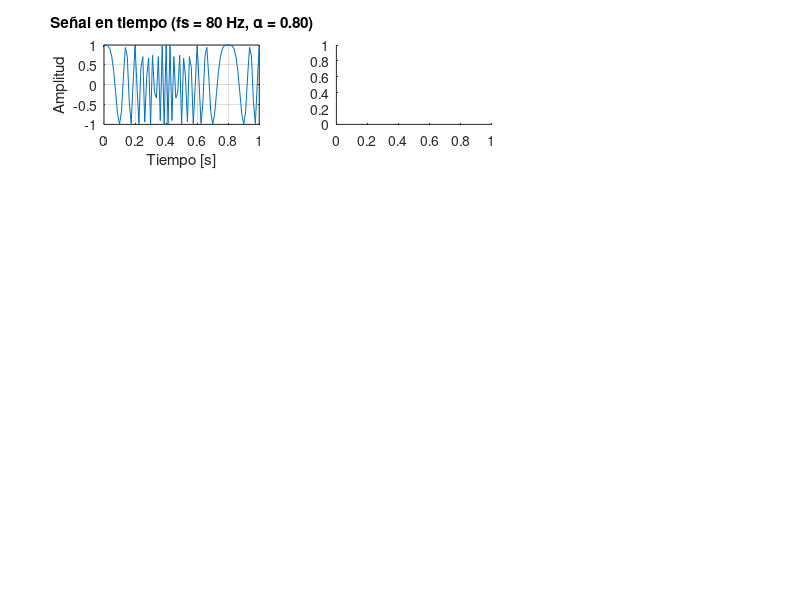

The MATLAB script that drew this image: (Note: this script raises an error after producing the figure.)
%PS Andrés Agustín Cesana
clc;
close all;
clear;

% Parámetros del chirp
f1 = 0;       
f2 = 100;     
tiempo = 1;   

% Valores de frecuencia de muestreo a probar
fs_values = [80 150 300 600]; 

figure;

for i = 1:length(fs_values)
    fs = fs_values(i);
    t = 0:1/fs:tiempo;
    
    % Chirp lineal
    x = chirp(t,f1,tiempo,f2,'linear');
    
    % Calculo del oversampling factor
    K = f2/tiempo;     
    BW = K*tiempo;     
    alfa = fs/BW;      
    
    % --- Subplot señal en el tiempo ---
    subplot(length(fs_values),3,3*i-2);
    plot(t,x);
    title(sprintf('Señal en tiempo (fs = %d Hz, \\alpha = %.2f)',fs,alfa));
    xlabel('Tiempo [s]');
    ylabel('Amplitud');
    axis([0 tiempo -1 1]);
    grid on;
    
    % --- Subplot espectrograma ---
    subplot(length(fs_values),3,3*i-1);
    win = min(128,length(x));
    noverlap = max(0,floor(win*0.9));
    nfft = max(128,2^nextpow2(win));
    spectrogram(x,win,noverlap,nfft,fs,'yaxis');
    title(sprintf('Espectrograma (fs = %d Hz)',fs));
    
    % --- Subplot respuesta en frecuencia (FFT) ---
    N = length(x);
    X = fft(x, N);
    Xshift = fftshift(X);
    f = (-N/2:N/2-1)*(fs/N);  % eje de frecuencias en Hz
    
    subplot(length(fs_values),3,3*i);
    plot(f, abs(Xshift)/N);
    grid on;
    xlabel('Frecuencia [Hz]');
    ylabel('|X(f)|');
    title(sprintf('Respuesta en frecuencia (fs = %d Hz)',fs));
    xlim([0 f2*2]);  % mostrar hasta 2x ancho de banda del chirp
end
